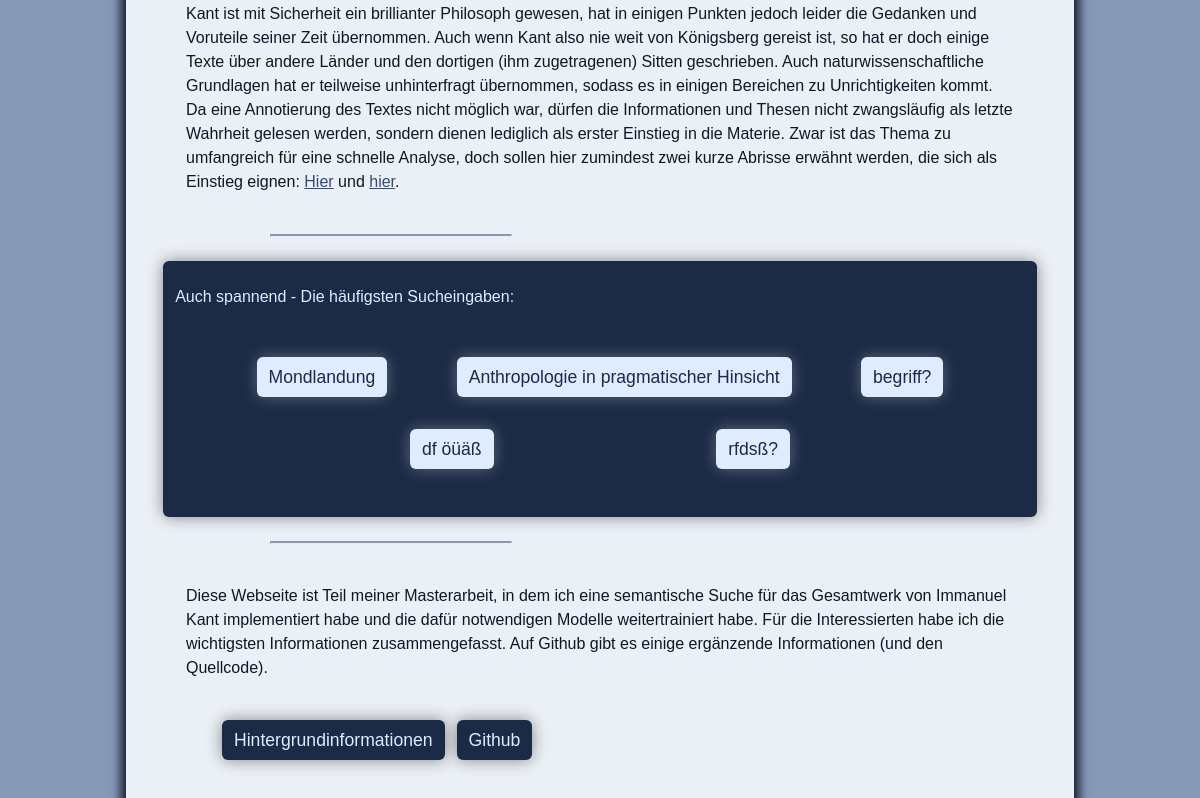
Before: / (middle part) with the older database file.
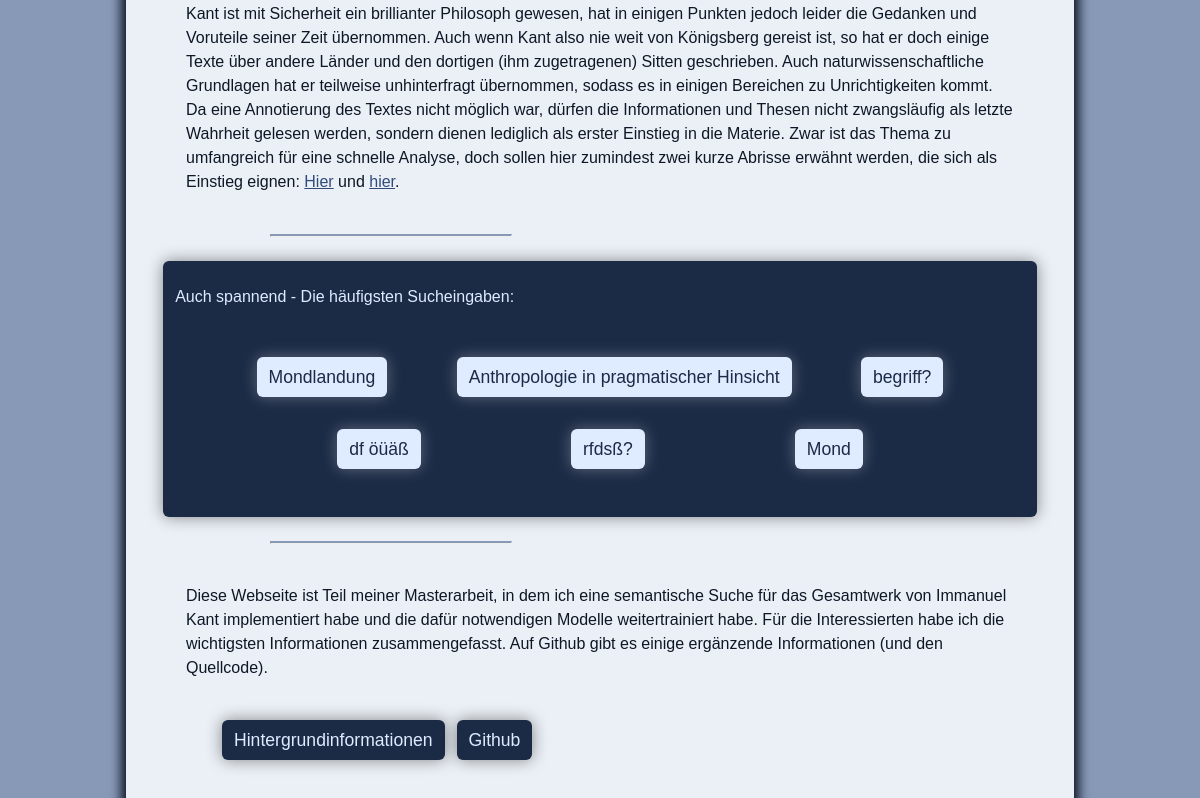
After: the same page with the newer database file.
### GUI/models.py (models this page shows, shortened)
class Suchbegriff(models.Model):
    suchbegriff_text = models.CharField(max_length=200)
    anzahl = models.IntegerField(default=0)
    bielectra_absatz = models.CharField(max_length=79, default=None)
    convbert_absatz = models.CharField(max_length=79, default=None)
    distilbert_absatz = models.CharField(max_length=79, default=None)
    gelectra_absatz = models.CharField(max_length=79, default=None)

### GUI/views.py (the view)
# urls.py: path("", views.index, name="index"),
def index(request):
    ''' 1 Häufigste Begriffe erstellen '''
    häufigste_begriffe = Suchbegriff.objects.order_by("-anzahl")[:20]
    template = loader.get_template("GUI/index.html")
    context = {
        "häufigste_begriffe": häufigste_begriffe,
    }
    return HttpResponse(template.render(context, request))

### GUI/templates/GUI/index.html (shortened to what this page needs)
<!DOCTYPE html>
{% load static %}
<link rel="stylesheet" href="{% static 'GUI/style.css' %}">
<div class="inner" id="content">
    <div>
        <p>Kant ist mit Sicherheit ein brillianter Philosoph gewesen, hat in einigen Punkten jedoch leider die Gedanken
            und Voruteile seiner Zeit übernommen. Auch wenn Kant also nie weit von Königsberg gereist ist, so hat er
            doch einige Texte über andere Länder und den dortigen (ihm zugetragenen) Sitten geschrieben. Auch naturwissenschaftliche
            Grundlagen hat er teilweise unhinterfragt übernommen, sodass es in einigen Bereichen zu Unrichtigkeiten
            kommt. Da eine Annotierung des Textes nicht möglich war, dürfen die Informationen und Thesen nicht
            zwangsläufig als letzte Wahrheit gelesen werden, sondern dienen lediglich als erster Einstieg in die Materie.
            Zwar ist das Thema zu umfangreich für eine schnelle Analyse, doch sollen hier zumindest zwei kurze Abrisse
            erwähnt werden, die sich als Einstieg eignen: <a
            href="https://www.deutschlandfunk.de/wissenschaftsgeschichte-war-philosoph-immanuel-kant-ein-100.html">Hier</a>
            und <a href="https://www.forschung-und-lehre.de/zeitfragen/wie-praegt-kant-unser-heutiges-verstaendnis-von-wissenschaft-6377">hier</a>.</p>
    </div>
    <hr>
    <div class="box">
        <p>Auch spannend - Die häufigsten Sucheingaben:</p>
        {% if häufigste_begriffe %}
        <div class="begriffe">
            {% for suchbegriff in häufigste_begriffe %}
            <a class="button light" href='#'
                    onclick="showLoaderOnClick('{% url 'ergebnisse' suchbegriff.suchbegriff_text 'bielectra|convbert|distilbert|gelectra' %}')">
                    {{ suchbegriff.suchbegriff_text }}</a>
            {% endfor %}
        </div>
        {% else %}
        <p>Es wurden bisher keine Begriffe gesucht.</p>
        {% endif %}
    </div>
    <hr>
    <div>
        <p> Diese Webseite ist Teil meiner Masterarbeit, in dem ich eine semantische Suche für das Gesamtwerk
            von Immanuel Kant implementiert habe und die dafür notwendigen Modelle weitertrainiert habe. Für die
            Interessierten habe ich die wichtigsten Informationen zusammengefasst. Auf Github
            gibt es einige ergänzende Informationen (und den Quellcode).</p>
        <div class="buttons">
            <a class="button" href="{% url 'hintergrund' %}">Hintergrundinformationen</a>
            <a class="button" href="https://github.com/In-Medias-Res-Wagnerhof-net">Github</a>
        </div>
    </div>
</div>

### GUI/static/GUI/style.css (style rules this page uses)
.inner { background-color: rgb(235, 240, 246); margin: 0px auto; padding-bottom: 2vh; max-width: 75vw; box-shadow: 0px 0px 10px 5px; }
div { padding: 2vh 2vw; margin: 1vh 1vw; }
hr { width: 20vw; border-top: 0.25ch solid rgb(135, 153, 183); margin-left:10vw; }
a { color: rgb(49, 76, 123); }
.box { border-radius:6px; background-color: rgb(27, 42, 69); color: rgb(223, 235, 255); padding: 1vh 1vw; margin: 3vh 1.1vw; box-shadow: rgba(0, 0, 0, 0.444) 0 0 1rem; }
.box * { color: rgb(223, 235, 255); }
.box .begriffe { display: flex; flex-wrap: wrap; align-items: center; justify-content: space-evenly; }
.light, a.button.light { margin: 2vh 2vw; padding: 1vh 1vw; border-radius:6px; box-shadow: rgba(250, 250, 250, 0.308) 0 0 1rem; background-color: rgb(223, 235, 255); color: rgb(27, 42, 69); max-width: 40%; }
.buttons { display: flex; flex-wrap: wrap; align-items: center; }
input, button, a.button { background-color: rgb(27, 42, 69); color: rgb(223, 235, 255); border-radius: 6px; border-style: none; display:inline-block; cursor:pointer; font-size:1.1rem; padding: 1vh 1vw; margin: 1vh 0; margin-right: 1vw; text-decoration: none; box-shadow: rgba(0, 0, 0, 0.444) 0 0 1rem; }

Changed rows visible on the page:
added Suchbegriff: suchbegriff_text "Mond"
